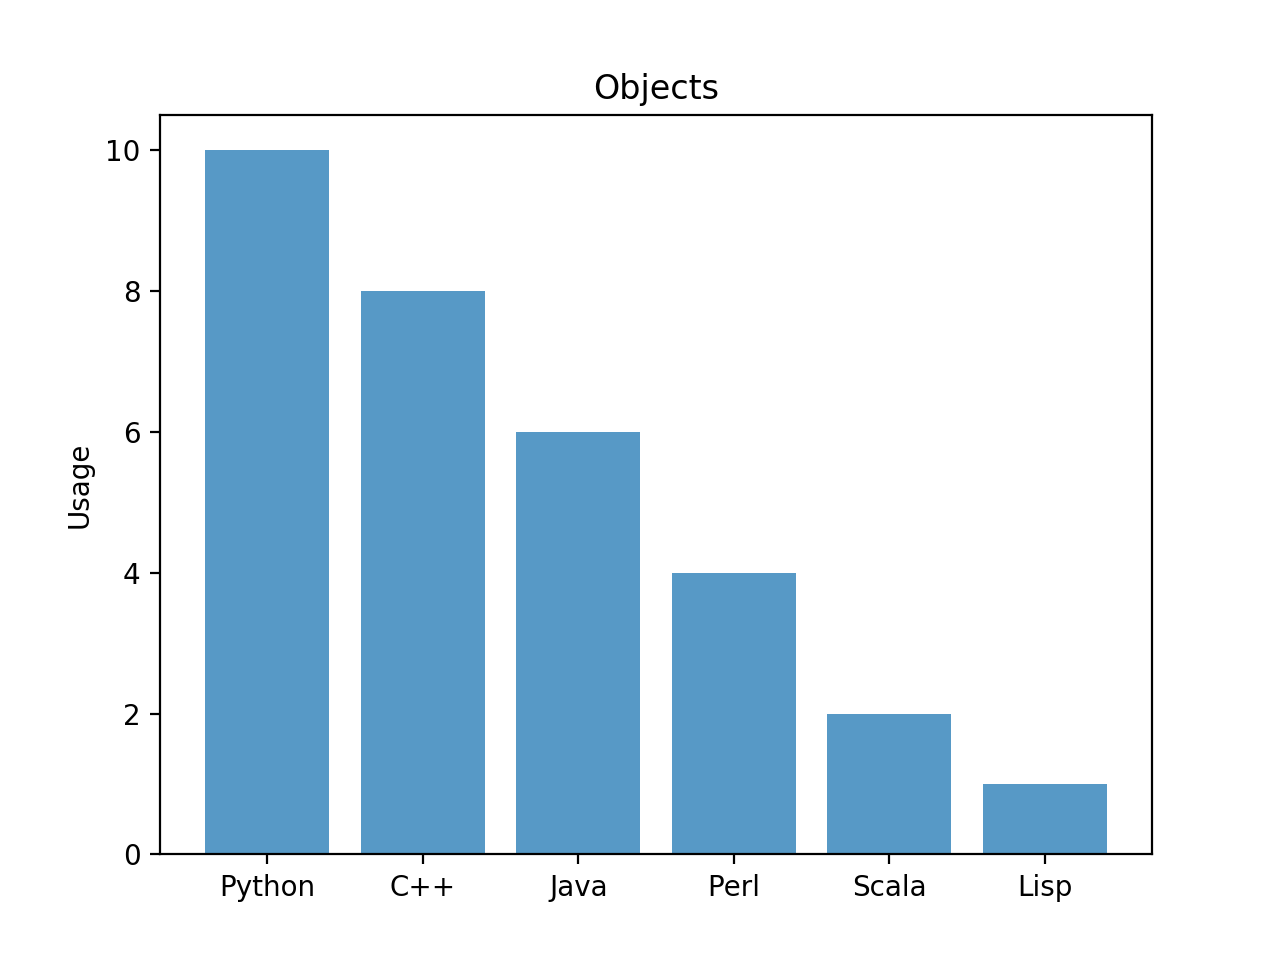

Write Python code to recreate this figure.
# Exercise 02: Bar graph

# Plot a bar with this data:

# import matplotlib.pyplot as plt; plt.rcdefaults()
# import numpy as np
# import matplotlib.pyplot as plt
 
# objects = ('Python', 'C++', 'Java', 'Perl', 'Scala', 'Lisp')
# y_pos = np.arange(len(objects))
# performance = [10,8,6,4,2,1]

import matplotlib.pyplot as plt; plt.rcdefaults()
import numpy as np
import matplotlib.pyplot as plt
 
objects = ('Python', 'C++', 'Java', 'Perl', 'Scala', 'Lisp')
y_pos = np.arange(len(objects))
performance = [10,8,6,4,2,1]

plt.bar(y_pos, performance, align='center', alpha=0.75)
plt.xticks(y_pos, objects)
plt.ylabel('Usage')
plt.title('Objects')

plt.show()
